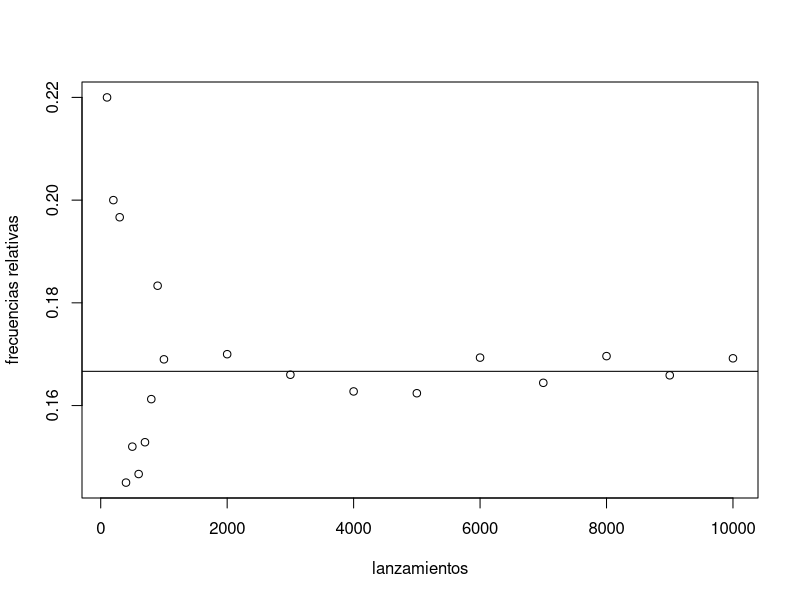
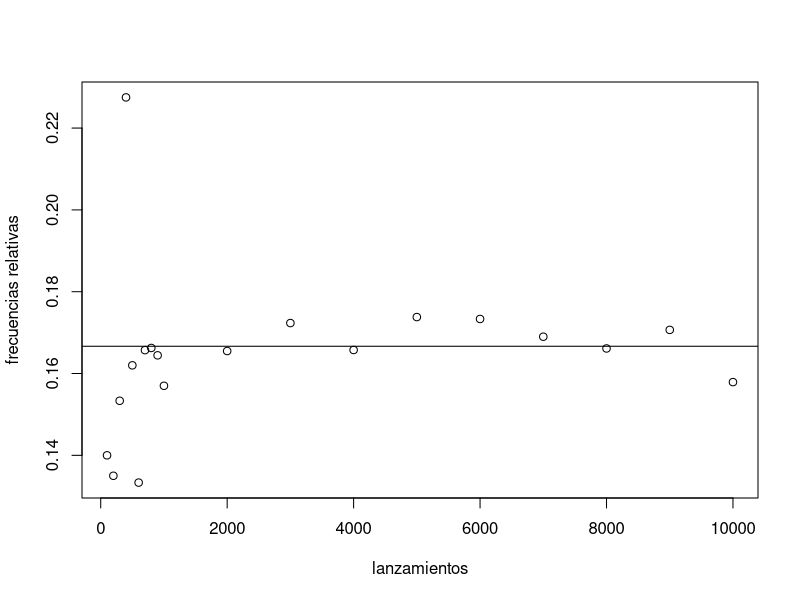
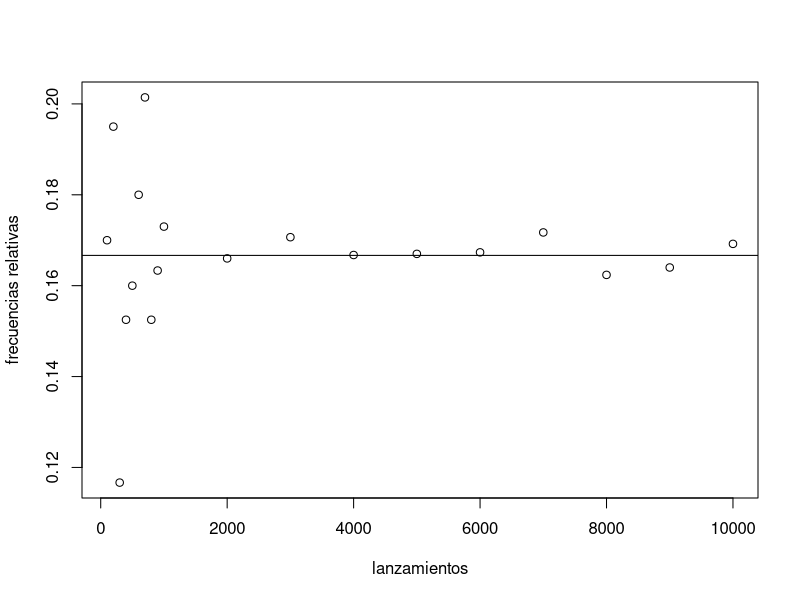
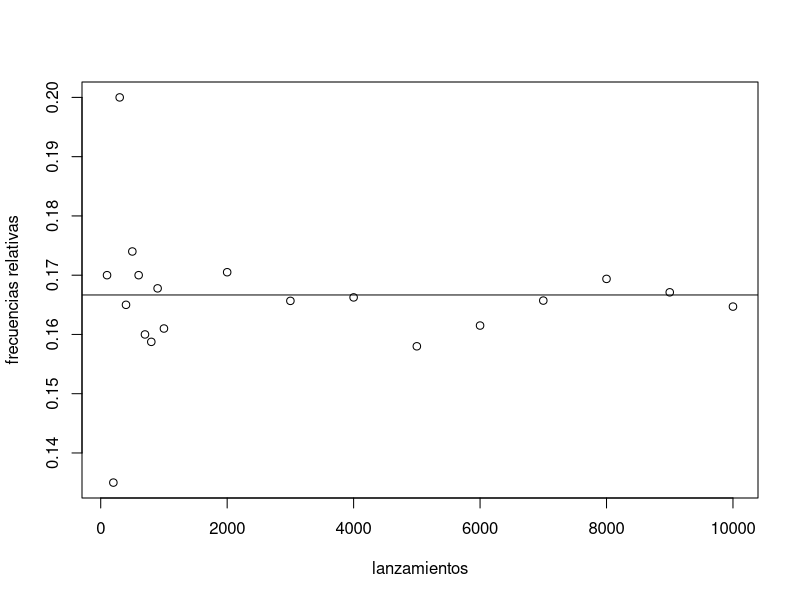
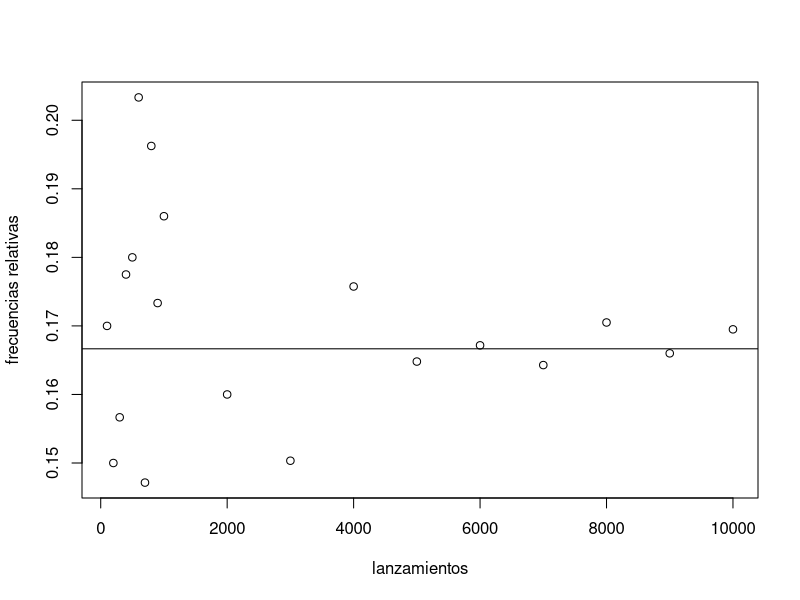
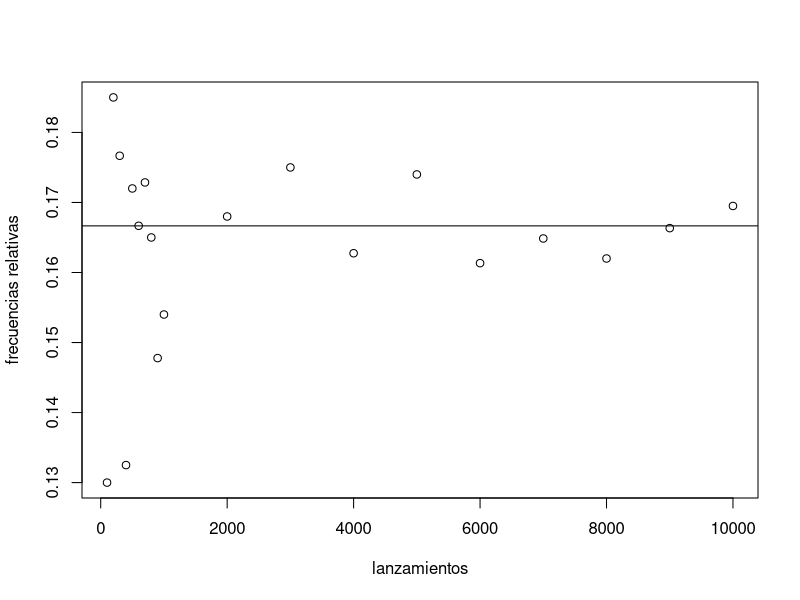

Source code (R) for these figures, in order:
#Ejemplo 2
#Tirada de un dado regular  y observar la frecuencia relativa de aparición de
# cada cara

#Vector con posibles valores del dado
cara_dado<-c(1,2,3,4,5,6)
#Preparar el vector con la cantidad de lanzamientos
x<-seq(10,90,10)
lanzamientos<-c(10*x,100*x,10000)
frec1<-vector(mode="numeric",length(lanzamientos))
frec2<-vector(mode="numeric",length(lanzamientos))
frec3<-vector(mode="numeric",length(lanzamientos))
frec4<-vector(mode="numeric",length(lanzamientos))
frec5<-vector(mode="numeric",length(lanzamientos))
frec6<-vector(mode="numeric",length(lanzamientos))
puntos<-cbind(lanzamientos,frec1,frec2,frec3,frec4,frec5,frec6)

#Lanzar el dado y calcular la frecuencia absoluta en cada caso
for(i in 1:length(lanzamientos))
  puntos[i,2:7]<-table(sample(cara_dado,puntos[i,1],replace=T))

puntos

#Calcular la frecuencia relativa, dividiendo por la cantidad de lanzamientos hechos en cada caso
for(i in 1:length(lanzamientos))
  puntos[i,2:7]<-puntos[i,2:7]/puntos[i,1]

puntos

par(mfrow=c(2,3))

#Graficar las frecuencias relativas para cada cara del dado, según la cantidad de lanzamientos hechos
for(i in 2:7){
  pdf(file=paste("regDados",i-1,".pdf"),width=6,height=6)#Avisa que quiero generar un gráfico en formato pdf
  plot(puntos[,1],puntos[,i],xlab="lanzamientos",ylab="frecuencias relativas")
  abline(0.16666,0)
  dev.off() #Guarda el gráfico en el directorio que retorna getwd()
  }


